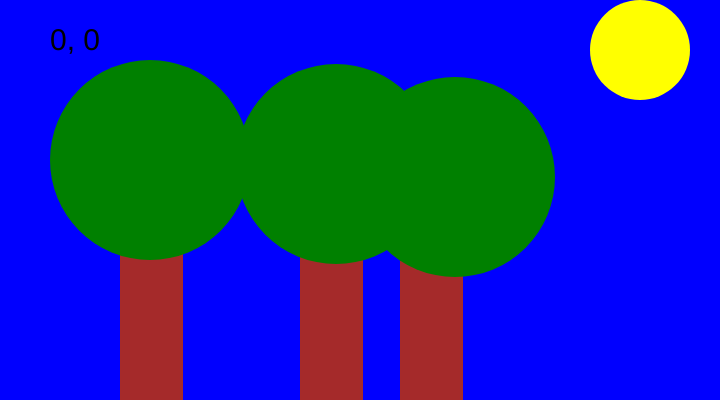
Frame 1 (no input)
Frame 60 (no input): identical to frame 1, image omitted
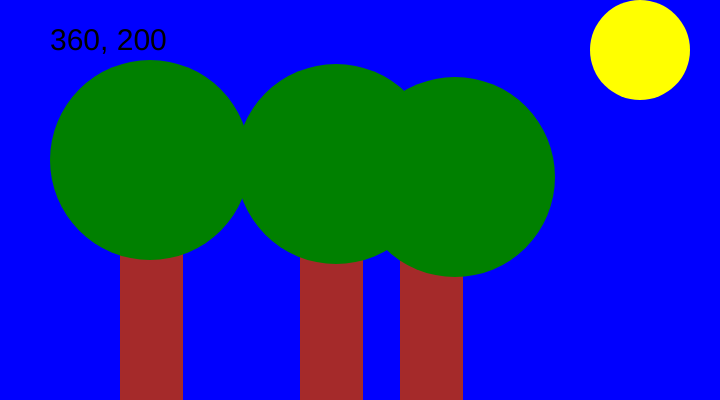
Frame 120 (the mouse pressed at the canvas centre since frame 60)

The p5.js sketch that drew these frames (run headless with seeded random() and noise() and a simulated clock; from frame 60 on, the mouse is pressed at the canvas centre):

// p5.js sketch
// ── sketch.js
function setup() {
  // put setup code here
  createCanvas(720, 400);
}

function draw() {
  // put drawing code here
  background("blue");
  noStroke();

  fill("yellow");
  ellipse(640, 50, 100, 100);

  fill("brown");
  rect(120, 150, 63, 250);

  fill("brown");
  rect(300, 150, 63, 250);

  fill("brown");
  rect(400, 150, 63, 250);

  fill("green");
  ellipse(150, 160, 200, 200);

  fill("green");
  ellipse(336, 164, 200, 200);

  fill("green");
  ellipse(455, 177, 200, 200);

  /*fill(204);
  triangle(18, 18, 18, 360, 81, 360);

  fill(102);
  rect(81, 81, 63, 63);

  fill(204);
  quad(189, 18, 216, 18, 216, 360, 144, 360);

  fill(255);
  ellipse(252, 144, 72, 72);

  fill(204);
  triangle(288, 18, 351, 360, 288, 360);

  fill(255);
  arc(479, 300, 280, 280, PI, TWO_PI);*/
  fill(0) ;
  textSize(30) ;
  text(mouseX + ", " + mouseY, 50, 50) ;

}
